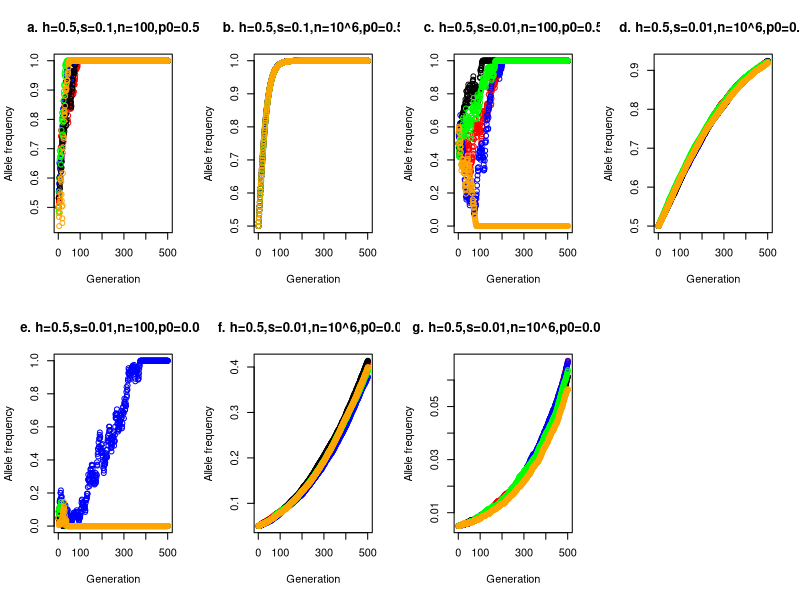

This figure's R source:
## ---- chunk 1
# options(scipen=999) # 
## ---- chunk 2
MakeHWfreq <- function(p){
    p_AA = p * p
    p_Aa = 2 * p * (1-p)
    p_aa = (1-p)^2
    return(c(p_AA, p_Aa, p_aa))
}

MakeHWfreq(0.1)
MakeHWfreq(0.5)
MakeHWfreq(0.9)
## ---- chunk 3
DoDrift <- function(popSize, EGFvec){
    # sample 5 times at this generation
    prob_vector <- rmultinom(5, popSize, EGFvec)
    return(prob_vector*popSize)
}

# a
popSize = 100
EGFvec = c(0.5, 0, 0.5)
DoDrift(popSize, EGFvec)

# b
popSize = 10^6
EGFvec = c(0.5, 0, 0.5)
DoDrift(popSize, EGFvec)

# c
popSize = 100
EGFvec = MakeHWfreq(0.5) 
DoDrift(popSize, EGFvec)

# d
popSize = 10^6
EGFvec = MakeHWfreq(0.5)
DoDrift(popSize, EGFvec)
## ---- chunk 4
DoSelection <- function(h, s, GNvec){
    # genotype frequencies
    Geno_freq <- GNvec/sum(GNvec)
    # selection model
    W_AA = 1 + s
    W_Aa = 1 + h * s
    W_aa = 1
    W_vector <- c(W_AA, W_Aa, W_aa)
    W_mean = sum(W_vector * Geno_freq)
    s_Geno_freq <- Geno_freq * W_vector / W_mean
    # allele frequency
    p = s_Geno_freq[1] + 0.5 * s_Geno_freq[2]
    return(p)
}

# a
h=0
s=0.1
GNvec=c(0,333,333)
DoSelection(h, s, GNvec)

# b 
h=0.5
s=0.1
GNvec=c(0,333,333)
DoSelection(h, s, GNvec)

# GNvec as a 2d matrix
DoSelection2 <- function(h, s, GNvec){
    # genotype frequencies
    Geno_freq <- GNvec/colSums(GNvec)
    # selection model
    W_AA = 1 + s
    W_Aa = 1 + h * s
    W_aa = 1
    W_vector <- c(W_AA, W_Aa, W_aa)
    W_mean = colSums(W_vector * Geno_freq)
    s_Geno_freq <- W_vector *  Geno_freq / W_mean
    # allele frequency
    p = s_Geno_freq[1,] + 0.5 * s_Geno_freq[2,]
    return(p)
}

# test example, to be deleted
# GNvec = DoDrift(popSize = 100, EGFvec = MakeHWfreq(0.5))
# Geno_freq<-GNvec/colSums(GNvec)
# colSums(Geno_freq)
# W_vector<-c(1.1, 1.1, 1)
# W_mean = colSums(W_vector * Geno_freq) 
# s_Geno_freq <- W_vector *  Geno_freq / W_mean
# colSums(s_Geno_freq)
# p = s_Geno_freq[1,] + 0.5 * s_Geno_freq[2,]

# c
h=1
s=0.1
GNvec=c(333,666,333)
DoSelection(h, s, GNvec)

# d
h = 1
s = 0.1
GNvec = DoDrift(popSize = 100, EGFvec = MakeHWfreq(0.5))
GNvec/colSums(GNvec)
DoSelection2(h, s, GNvec) 

# e
h = 1 
s = 0.1 
GNvec = DoDrift(popSize = 10^6, EGFvec = MakeHWfreq(0.5))
DoSelection2(h, s, GNvec)
## ---- chunk 5
DoOneFullGeneration <- function(h, s, popSize, p){
    EGFvec = MakeHWfreq(p)
    GNvec = DoDrift(popSize, EGFvec)
    return(DoSelection2(h, s, GNvec))
}

# a
h=1
s=0.1
n=100
p=0.5
DoOneFullGeneration(h, s, n, p)

# b
h=1
s=0.1
n=10^6
p=0.5
DoOneFullGeneration(h, s, n, p)
## ---- chunk 6
DoDrift <- function(popSize, EGFvec){
    # sample once at each generation
    prob_vector <- rmultinom(1, popSize, EGFvec)
    return(prob_vector*popSize)
}

DoOneFullGeneration <- function(h, s, popSize, p){
    EGFvec = MakeHWfreq(p)
    GNvec = DoDrift(popSize, EGFvec)
    return(DoSelection(h, s, GNvec))
}

DoManyGenerations <- function(h, s, popSize, p0, g){
    p_list <- c(p0)
    for(i in 1:g){
        p<-DoOneFullGeneration(h, s, n, p0)
        p_list<-append(p_list, p, after = length(p_list))
        p0<-p
    }
    return(p_list)
}

# a
h=0.5
s=0.1
n=100
p0=0.5
g=500
outputa<-c()
for (i in 1:5){
    outputa<-append(outputa, DoManyGenerations(h, s, n, p0, g), after = length(outputa))}
# b
h=0.5
s=0.1
n=10^6
p0=0.5
g=500
outputb<-c()
for (i in 1:5){
    outputb<-append(outputb, DoManyGenerations(h, s, n, p0, g), after = length(outputb))}
# c
h=0.5
s=0.01
n=100
p0=0.5
g=500
outputc<-c()
for (i in 1:5){
    outputc<-append(outputc, DoManyGenerations(h, s, n, p0, g), after = length(outputc))}
# d
h=0.5
s=0.01
n=10^6
p0=0.5
g=500
outputd<-c()
for (i in 1:5){
    outputd<-append(outputd, DoManyGenerations(h, s, n, p0, g), after = length(outputd))}
# e
h=0.5
s=0.01
n=100
p0=0.05
g=500
outpute<-c()
for (i in 1:5){
    outpute<-append(outpute, DoManyGenerations(h, s, n, p0, g), after = length(outpute))}
# f
h=0.5 
s=0.01
n=10^6
p0=0.05
outputf<-c()
for (i in 1:5){
    outputf<-append(outputf, DoManyGenerations(h, s, n, p0, g), after = length(outputf))}
# g
h=0.5
s=0.01
n=10^6
p0=0.005
g=500
outputg<-c()
for (i in 1:5){
    outputg<-append(outputg, DoManyGenerations(h, s, n, p0, g), after = length(outputg))}

# plot allele frequency over time
par(mfrow=c(2,4))
# a
ThisLength = length(outputa)/5
plot(rep(1: ThisLength, 5), outputa, col = c(rep("red", ThisLength), rep("blue", ThisLength), rep("black", ThisLength), rep("green", ThisLength), rep("orange", ThisLength)), main="a. h=0.5,s=0.1,n=100,p0=0.5", xlab = "Generation", ylab ="Allele frequency")
# b
plot(rep(1: ThisLength, 5), outputb, col = c(rep("red", ThisLength), rep("blue", ThisLength), rep("black", ThisLength), rep("green", ThisLength), rep("orange", ThisLength)), main="b. h=0.5,s=0.1,n=10^6,p0=0.5", xlab = "Generation", ylab ="Allele frequency")
# c
plot(rep(1: ThisLength, 5), outputc, col = c(rep("red", ThisLength), rep("blue", ThisLength), rep("black", ThisLength), rep("green", ThisLength), rep("orange", ThisLength)), main="c. h=0.5,s=0.01,n=100,p0=0.5", xlab = "Generation", ylab ="Allele frequency")
# d
plot(rep(1: ThisLength, 5), outputd, col = c(rep("red", ThisLength), rep("blue", ThisLength), rep("black", ThisLength), rep("green", ThisLength), rep("orange", ThisLength)), main="d. h=0.5,s=0.01,n=10^6,p0=0.5", xlab = "Generation", ylab ="Allele frequency")
# e
plot(rep(1: ThisLength, 5), outpute, col = c(rep("red", ThisLength), rep("blue", ThisLength), rep("black", ThisLength), rep("green", ThisLength), rep("orange", ThisLength)), main="e. h=0.5,s=0.01,n=100,p0=0.05", xlab = "Generation", ylab ="Allele frequency")
# f
plot(rep(1: ThisLength, 5), outputf, col = c(rep("red", ThisLength), rep("blue", ThisLength), rep("black", ThisLength), rep("green", ThisLength), rep("orange", ThisLength)), main="f. h=0.5,s=0.01,n=10^6,p0=0.05", xlab = "Generation", ylab ="Allele frequency")
# g
plot(rep(1: ThisLength, 5), outputg, col = c(rep("red", ThisLength), rep("blue", ThisLength), rep("black", ThisLength), rep("green", ThisLength), rep("orange", ThisLength)), main="g. h=0.5,s=0.01,n=10^6,p0=0.005", xlab = "Generation", ylab ="Allele frequency")
## ---- chunk 7
DoManyGenerationsV2 <- function(h, s, popSize, p0, gmax){
    i=0
    while(i < gmax && p0 != 1 && p0 != 0){
        p0<-DoOneFullGeneration(h, s, n, p0)
        i = i + 1
    }
    return(c(i, p0))
}

# a
h=0.5
s=0.01
n=100
p0=0.5
gmax=500
for (i in 1:5){
    print(DoManyGenerationsV2(h, s, n, p0, gmax))
}
# b
h=0.5
s=0.01
n=100
p0=1/200
gmax=500
for (i in 1:5){
    print(DoManyGenerationsV2(h, s, n, p0, gmax))
}
## ---- chunk 8
# NewMutationManyTimes <- function(h, s, popSize, m){
#     
# }
